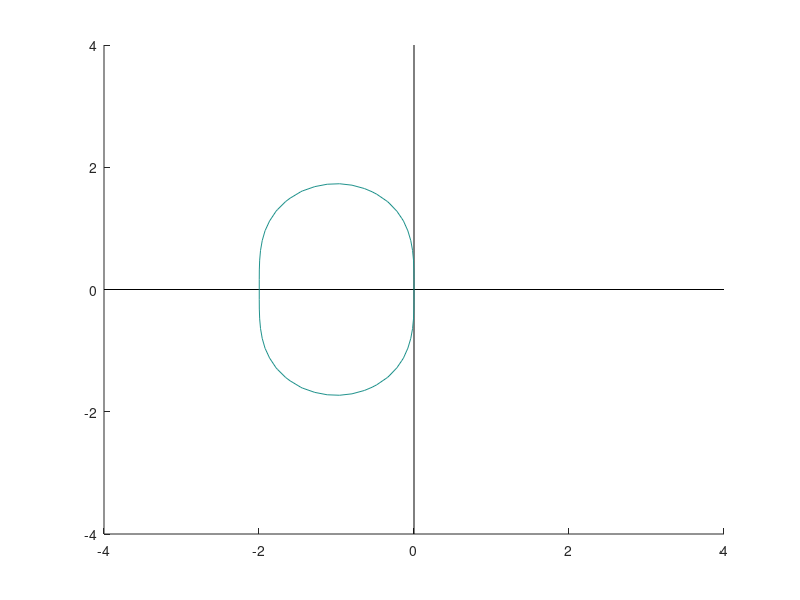

This chart was generated by the following MATLAB code: (Note: this script raises an error after producing the figure.)
axisbox = [-4 4 -4 4];
xa = axisbox(1); xb = axisbox(2); ya = axisbox(3); yb = axisbox(4);
nptsx = 51;nptsy = 51;
x = linspace(xa,xb,nptsx);y = linspace(ya,yb,nptsy);
[X,Y] = meshgrid(x,y);Z = X + i*Y;
RK2 = @(z) (1 + z + 1/2*z.^2);RK4 = @(z) (1 + z + 1/2*z.^2 + 1/6*z.^3 + 1/24*z.^4);
Rval2 = RK2(Z); Rval4 = RK4(Z);Rabs2 = abs(Rval2); Rabs4 = abs(Rval4);
figure(1);clf();hold on;
plot([xa xb],[0 0],'k');plot([0 0],[ya yb],'k');
[C1,h]=contour(x,y,Rabs2,[1 1]);axis([xa xb ya yb]) 
contourTable1= getContourLineCoordinates(C1);
[xi,yi]=intersections(contourTable1.X,contourTable1.Y,[xa xb],[0 0]);plot(xi,yi,'o')

%---------------------------------------------------------------------------------------

figure(2);clf()
hold on;plot([xa xb],[0 0],'k');plot([0 0],[ya yb],'k');
[C2,h]=contour(x,y,Rabs4,[1 1]);axis([xa xb ya yb]) 
contourTable2= getContourLineCoordinates(C2);
[xi1,yi1]=intersections(contourTable2.X,contourTable2.Y,[xa xb],[0 0]);
[xi2,yi2]=intersections(contourTable2.X,contourTable2.Y,[0 0],[ya,yb]);
plot(xi1,yi1,'o');plot(xi2,yi2,'^');

%---------------------------------------------------------------------------------------

clc;clear all;
syms y(x);eqn = diff(y,1)+ (2+0.01*x^2)*y==0;cond=y(0)==4;sol = dsolve(eqn,cond);
figure(1);fplot(sol,[0,15]);hold on;figure(2);fplot(sol,[0,15]);hold on;
figure(3);fplot(sol,[0,15]);hold on;figure(4);fplot(sol,[0,15]);hold on;
figure(5);fplot(sol,[0,15]);hold on;hi=[0.1,0.5,1.0];h=hi(1);
% Euler
x=0:h:15;y=zeros(size(x));
y(1)=4;
n=numel(y); 
for i=1:n-1
    f=-(2+0.01*x(i)^2)*y(i);y(i+1)=y(i)+h*f;
end
figure(1);plot(x,y,'*');hold on;
% Backward euler    
y=zeros(size(x));y(1)=4;
n=numel(y);i=1;
for i=1:n-1
    f=-(2+0.01*x(i)^2);y(i+1)=(y(i))/(1-h*f);
end
figure(2);plot(x,y,'*');hold on;
% Trapezoidal
x=0:h:15;y=zeros(size(x));y(1)=4;n=numel(y); 
for i=1:n-1
    f=-(2+0.01*x(i)^2);y(i+1)=((1+h*f/2)/(1-h*f/2))*y(i);
end
figure(3);plot(x,y,'*');hold on;
% Second-order Runge-Kutta
f=@(x,y) -(2+0.01*x^2)*y;
x0=0;y0=4;xn=15;i=1;
while x0<=xn
    x(i)=x0;y(i)=y0;k1=h*f(x0,y0);x1=x0+h;k2=h*f(x1,y0+k1);y1=y0+(k1+k2)/2;           
    x0=x1;y0=y1;i=i+1;
end
figure(4);plot(x,y,'*'); hold on;
% Fourth-order Runge-Kutta
x=0:h:15;y=zeros(1,length(x));y(1)=4;
F_xy=@(x,y) -(2+0.01*x^2)*y;    
for i=1:(length(x)-1)       
    k_1=F_xy(x(i),y(i));k_2=F_xy(x(i)+0.5*h,y(i)+0.5*h*k_1);
    k_3=F_xy((x(i)+0.5*h),(y(i)+0.5*h*k_2));k_4=F_xy((x(i)+h),(y(i)+k_3*h));
    y(i+1)=y(i)+(1/6)*(k_1+2*k_2+2*k_3+k_4)*h; 
end
figure(5);plot(x,y,'*'); hold on;

